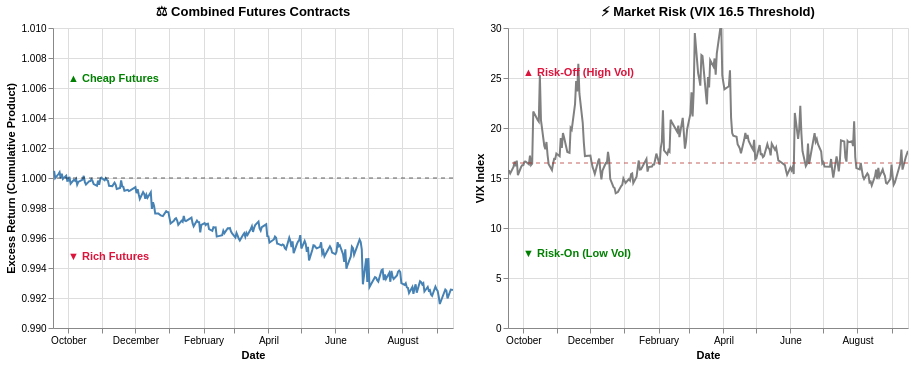

This figure's notebook cell:
### Markdown cell above
## 👥 The Arbitrage Crowd and Market Uncertainty: Combining All Four Contracts
**What are we observing?**
The graph on the left shows the cumulative product of 1 plus the excess returns. It shows an initial blip alongside a quick bump in the VIX, and then falls as the VIX declines. Going forward, the VIX rises steadily until April before declining. The cumulative excess return closely follows this upward trajectory. Finally, the last peak in excess returns coincides with the July spike in the VIX.

**What is the data telling us?**
As market uncertainty rose, the demand for protection increased, and that spilled over into the futures market. Driven by hedging pressure, investors who either shorted the futures market or purchased protection in the OTC market caused short liquidity to overwhelm long liquidity. The $\Delta$ was negative, causing futures prices to trade below the implied financing rate due to the *infrastructure limits of arbitrage*.

**A Cross-Asset Echo:**
Readers of the previous chapter might raise an eyebrow at the timing of this dislocation. The most pronounced surge in the VIX—and the corresponding acceleration in our excess returns—occurred in March 2026. This perfectly overlaps with the physical market fractures and massive price bursts we tracked in WTI crude. What we are seeing here is the financial echo of that physical shock. When macroeconomic uncertainty spikes, balance sheets tighten across the board. The same infrastructure constraints that choked the physical delivery of oil also choked the liquidity providers in the financial markets, forcing S&P futures to trade at a discount.


**Who benefits from this dislocation?**
Any investor who took a long position in futures, either as a straight-up directional bet or as a cash market substitution for cash equitization.

**Is the scale meaningful?**
It is worth keeping in mind that the departure from pure arbitrage is not huge. By the end of our experiment, the cumulative product of the excess returns is 1.00396—a yield enhancement of less than 40 bps. This pickup is not something to be ignored, but it is not likely to tempt portfolios that fret over perfectly tracking the underlying index.

### Code cell
# Results combined contracts: Sep. 17, 2025-Sep. 16, 2026
complete_graph=create_arb_vix()
display(plot_contract_arb_band(complete_graph,'Combined Futures Contracts'))

### Figure 1 — Vega-Lite specification as saved in the notebook (floating-point values rounded to 4 significant figures; data arrays with more than 128 entries replaced by an {"elided": "..."} marker saying what was removed)
{"config": {"view": {"continuousWidth": 300, "continuousHeight": 300}}, "hconcat": [{"layer": [{"data": {"name": "data-db72592a2579ac83177a5d7ea9a24c6f"}, "mark": {"type": "line", "color": "steelblue", "strokeWidth": 2}, "encoding": {"tooltip": [{"field": "date", "type": "temporal"}, {"field": "Cumulative Excess Return", "type": "quantitative"}], "x": {"field": "date", "title": "Date", "type": "temporal"}, "y": {"field": "Cumulative Excess Return", "scale": {"domain": [0.99, 1.01]}, "title": "Excess Return (Cumulative Product)", "type": "quantitative"}}, "name": "view_1"}, {"data": {"name": "data-62270e77d641448c13ff0a9fcf3e6578"}, "mark": {"type": "rule", "color": "black", "opacity": 0.6, "strokeDash": [4, 4]}, "encoding": {"y": {"field": "y", "type": "quantitative"}}}, {"data": {"name": "data-69c349c818f6f758c06a3936f07db54c"}, "mark": {"type": "text", "align": "left", "baseline": "top", "color": "green", "dx": 5, "fontWeight": "bold"}, "encoding": {"text": {"field": "text", "type": "nominal"}, "x": {"value": 10}, "y": {"field": "y", "type": "quantitative"}}}, {"data": {"name": "data-edd0e39468aa7db5c84341d57983b65a"}, "mark": {"type": "text", "align": "left", "baseline": "bottom", "color": "crimson", "dx": 5, "fontWeight": "bold"}, "encoding": {"text": {"field": "text", "type": "nominal"}, "x": {"value": 10}, "y": {"field": "y", "type": "quantitative"}}}], "height": 300, "title": "⚖️ Combined Futures Contracts", "width": 400}, {"layer": [{"data": {"name": "data-db72592a2579ac83177a5d7ea9a24c6f"}, "mark": {"type": "line", "color": "gray", "strokeWidth": 2}, "encoding": {"tooltip": [{"field": "date", "type": "temporal"}, {"field": "VIX", "type": "quantitative"}], "x": {"field": "date", "title": "Date", "type": "temporal"}, "y": {"field": "VIX", "scale": {"domain": [1, 30]}, "title": "VIX Index", "type": "quantitative"}}, "name": "view_2"}, {"data": {"name": "data-36ce8cf7b9b85712b0e5da6a8d4c123f"}, "mark": {"type": "rule", "color": "firebrick", "opacity": 0.7, "strokeDash": [4, 4]}, "encoding": {"y": {"field": "y", "type": "quantitative"}}}, {"data": {"name": "data-e1693b16d8edb1761d863943e923bf84"}, "mark": {"type": "text", "align": "left", "baseline": "bottom", "color": "crimson", "dx": 5, "fontWeight": "bold"}, "encoding": {"text": {"field": "text", "type": "nominal"}, "x": {"value": 10}, "y": {"field": "y", "type": "quantitative"}}}, {"data": {"name": "data-7e10542b402220f02c931d4ac3477b9e"}, "mark": {"type": "text", "align": "left", "baseline": "top", "color": "green", "dx": 5, "fontWeight": "bold"}, "encoding": {"text": {"field": "text", "type": "nominal"}, "x": {"value": 10}, "y": {"field": "y", "type": "quantitative"}}}], "height": 300, "title": "⚡ Market Risk (VIX 16.5 Threshold)", "width": 400}], "params": [{"name": "param_1", "select": {"type": "interval", "encodings": ["x"]}, "bind": "scales", "views": ["view_1", "view_2"]}], "$schema": "https://vega.github.io/schema/vega-lite/v5.20.1.json", "datasets": {"data-db72592a2579ac83177a5d7ea9a24c6f": {"elided": "240 records"}, "data-62270e77d641448c13ff0a9fcf3e6578": [{"y": 1.0}], "data-69c349c818f6f758c06a3936f07db54c": [{"y": 1.007, "text": "▲ Cheap Futures"}], "data-edd0e39468aa7db5c84341d57983b65a": [{"y": 0.9944, "text": "▼ Rich Futures"}], "data-36ce8cf7b9b85712b0e5da6a8d4c123f": [{"y": 16.5}], "data-e1693b16d8edb1761d863943e923bf84": [{"y": 25, "text": "▲ Risk-Off (High Vol)"}], "data-7e10542b402220f02c931d4ac3477b9e": [{"y": 8, "text": "▼ Risk-On (Low Vol)"}]}}
